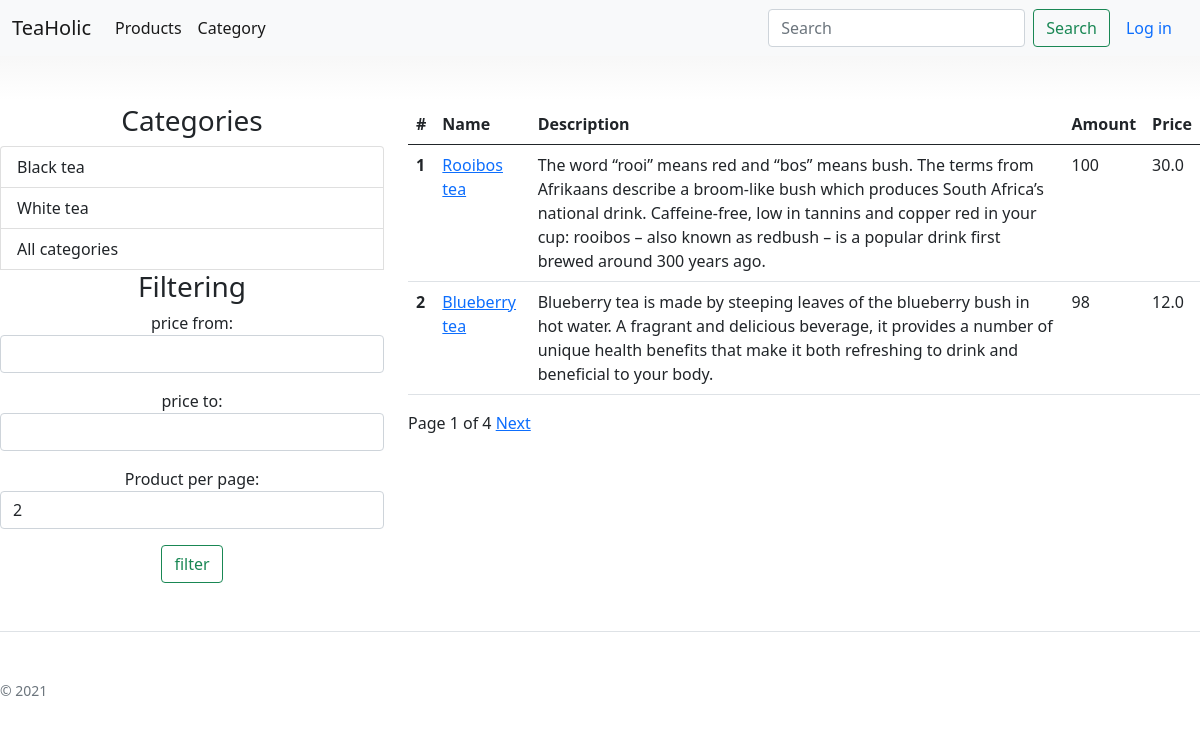
Before: / with the older database file.
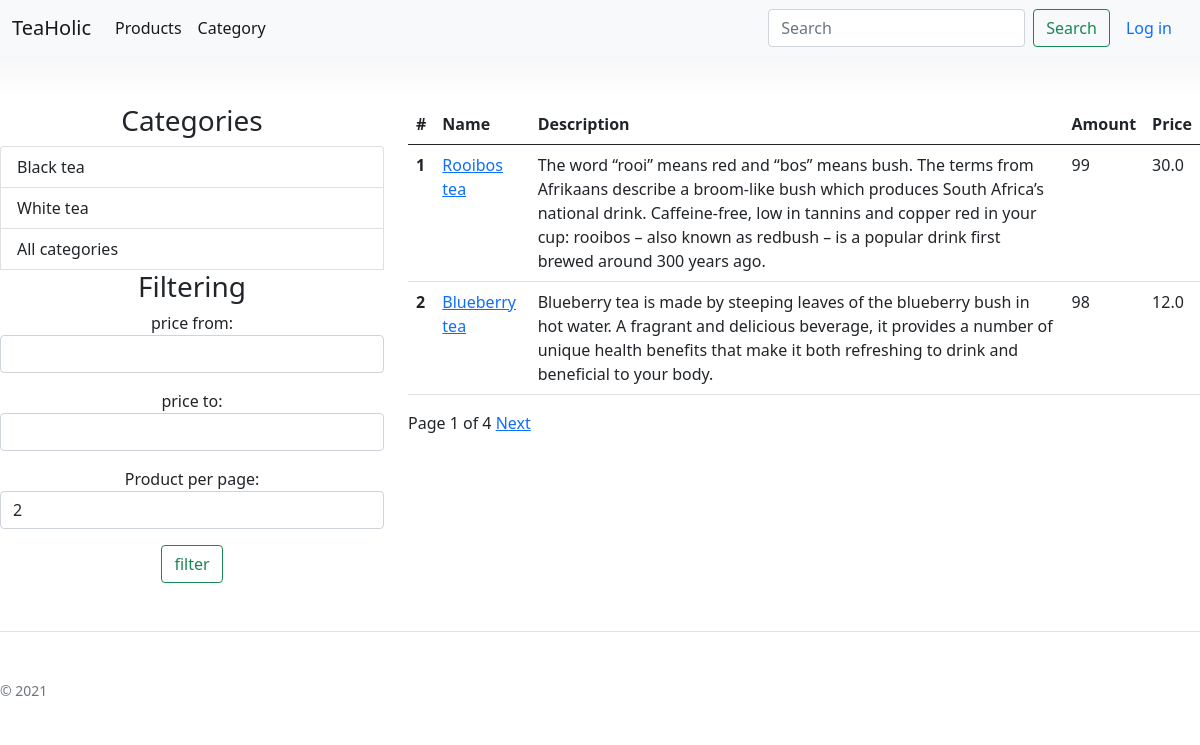
After: the same page with the newer database file.
### bboard/models.py (models this page shows)
class Product(models.Model):
    name = models.CharField(max_length=255)
    description = models.TextField(max_length=500)
    amount = models.IntegerField()
    price = models.FloatField()
    thumbnail = models.ImageField()
    id_category = models.ForeignKey(Category, on_delete=models.CASCADE)
    id_product_type = models.ForeignKey(ProductType, on_delete=models.CASCADE)
    id_author = models.ForeignKey(Author, on_delete=models.CASCADE)

### bboard/views.py (the view)
# urls.py: path('', views.bboard, name = 'index'),
def bboard(request, **kwargs):
    user = get_userprofile(request)
    products = Product.objects.all()
    categories = Category.objects.all()[:2]
    weather = get_weather(user)
    form = ProductFilterForm(request.GET)
    product_per_page = 2
    if form.is_valid():
        if form.cleaned_data['min_price']:
           products = products.filter(price__gte= form.cleaned_data['min_price'])
        if form.cleaned_data['max_price']:
           products = products.filter(price__lte= form.cleaned_data['max_price'])
        if form.cleaned_data['product_per_page']:
           product_per_page = form.cleaned_data['product_per_page']
    page_number = request.GET.get('page', 1)
    paginator = Paginator(products, product_per_page)
    page = paginator.get_page(page_number)
    d = request.GET.copy()
    for k, v in kwargs.items():
        d[k] = v
    for k in [k for k, v in d.items() if not v]:
        del d[k]
    try:
        d.pop('page')
    except:
        pass
    t = d.urlencode()
    return render(request,'bboard/basis/index.html', {'user':user, 'products':page, 'page': page, 'categories':categories, 'weather': weather, 'form': form, 'param_page': t})

### bboard/forms.py
class ProductFilterForm(forms.Form):
    min_price = forms.IntegerField(label='price from:', required=False,widget=forms.NumberInput(attrs={'class': 'form-control'}))
    max_price = forms.IntegerField(label='price to:', required=False, widget=forms.NumberInput(attrs={'class': 'form-control'}))
    CHOICES = (('2', '2'),('3', '3'), ('4', '4'))
    product_per_page = forms.ChoiceField(choices = CHOICES,label= 'Product per page', required=False, widget=forms.Select(attrs={'class': 'form-control'}))

### bboard/services/services.py (called while the page is built)
def get_userprofile(request):
    if request.user.is_authenticated:
        user = request.user
        user_profile = UserProfile.objects.get(user=user)
        return user_profile
    else:
        return None

### bboard/services/weather.py (called while the page is built)
def get_weather(user):
    try:
        res = requests.get('http://api.openweathermap.org/data/2.5/weather?q='+user.city +'&units=metric&appid=' +WEATHER_API_KEY)
        res = res.json()
        print('')
        weather = res['weather'][0]['main']
        temp = res['main']['temp']
        return weather +', ' +str(temp)+' degrees'
    except:
        return None

### bboard/templates/bboard/basis/index.html (shortened to what this page needs)
{% extends "bboard/basis/base.html" %}
{% block content %}
<div class="row mt-5">
    <div class="col-sm-4"><h3 align="center">Categories</h3> <div class="list-group">
        {% for category in categories  %}
        <a href="{% url 'product_from_category' id=category.id %}" class="list-group-item list-group-item-action">{{ category.name}}</a>
        {% endfor %}
        <a href="{% url 'category' %}" class="list-group-item list-group-item-action">All categories</a>
        <h3 align="center">Filtering</h3>
        <form action="" method="get" align="center">
            {{form.as_p}}
            <input type="submit" value="filter" class="btn btn-outline-success">
        </form>
    </div></div>
    <div class="col-sm-8">{% if products|length %}
        <div class = "indexTable" >
            <table class="table">
                <thead>
                <tr>
                    <th scope="col">#</th>
                    <th scope="col">Name</th>
                    <th scope="col">Description</th>
                    <th scope="col">Amount</th>
                    <th scope="col">Price</th>
                </tr>
                </thead>
                {% for product in products  %}
                <tr>
                    <th scope="row">{{ forloop.counter }}</th>
                    <td > <a href="{% url 'product_detail' id=product.id %}" >{{ product.name}}</a></td>
                    <td >{{ product.description}}</td>
                    <td >{{ product.amount}}</td>
                    <td >{{ product.price}}</td>
                </tr>
                {% endfor %}
            </table>
            {% else  %}
            <p>No products found in the category. </p>
            {% endif %}
        </div>
        <div class="pagination">
 <span class="step-links">
    <span class="current">
  Page {{ page.number }} of {{ page.paginator.num_pages }}
    </span>
  {% if page.has_next %}
        <a href="?page={{ page.next_page_number }}&{{param_page}}">Next</a>
  {% endif %}
  </span>
        </div>
    </div>
</div>
{% endblock %}

Changed rows visible on the page:
changed Product "Rooibos tea": amount "100" → "99"
